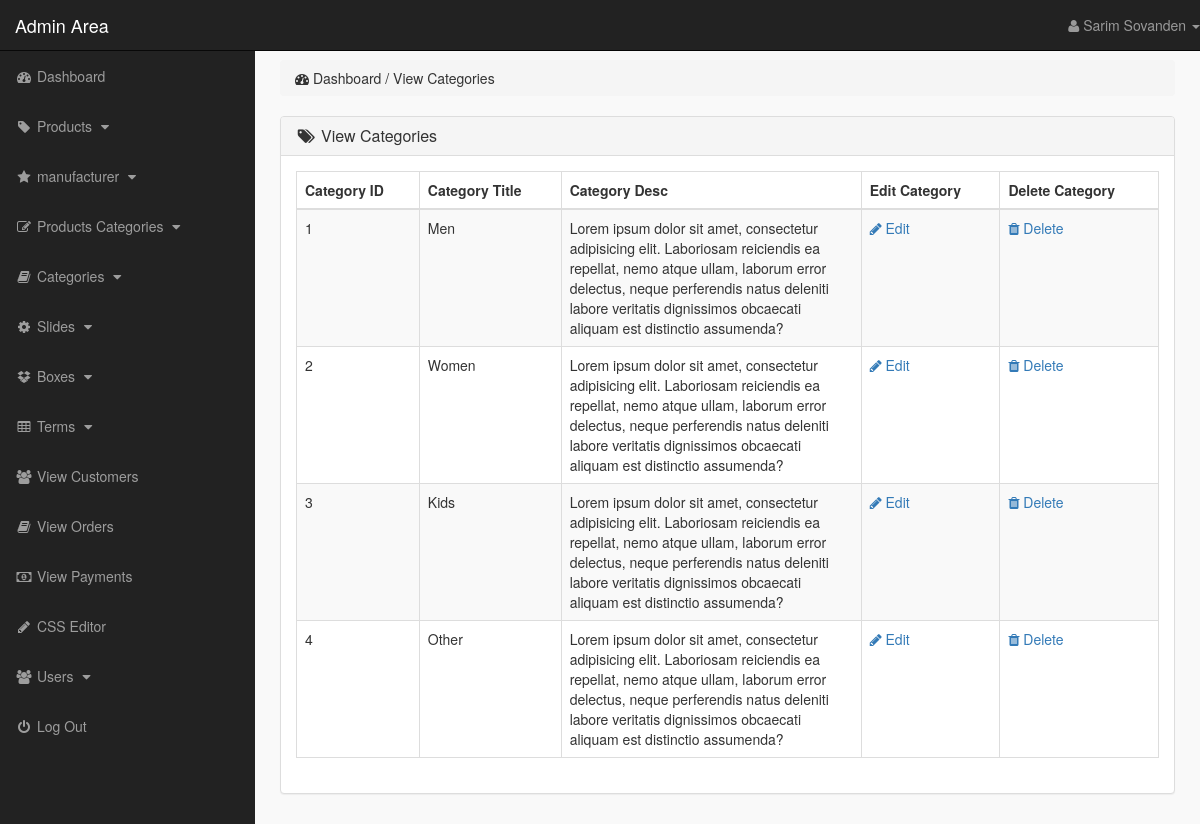
The page /admin_area/index.php?view_cats (signed in) on the database its author committed.
### tables this page shows
CREATE TABLE `categories` (
  `cat_id` int(10) NOT NULL,
  `cat_title` text NOT NULL,
  `cat_desc` text NOT NULL
);

### admin_area/view_cats.php (the view)
<?php
    if(!isset($_SESSION['admin_email'])){
        echo "<script>window.open('login.php','_self')</script>";
    }else{
?>
<div class="row">
    <div class="col-lg-12">
        <ol class="breadcrumb">
            <li>
                <i class="fa fa-dashboard"></i> Dashboard / View Categories
            </li>
        </ol>
    </div>
</div>
<div class="row">
    <div class="col-lg-12">
        <div class="panel panel-default">
            <div class="panel-heading">
                <h3 class="panel-title">
                    <i class="fa fa-tags fa-fw"></i> View Categories
                </h3>
            </div>
            <div class="panel-body">
                <div class="table-responsive">
                    <table class="table table-hover table-striped table-bordered">
                        <thead>
                            <tr>
                                <th> Category ID </th>
                                <th> Category Title </th>
                                <th> Category Desc </th>
                                <th> Edit Category </th>
                                <th> Delete Category </th>
                            </tr>
                        </thead>
                        <tbody>
                            <?php
                                $i=0;
                                $get_cats = "select * from categories";
                                $run_cats = mysqli_query($con,$get_cats);
                                while($row_cats=mysqli_fetch_array($run_cats)){
                                    $cat_id = $row_cats['cat_id'];
                                    $cat_title = $row_cats['cat_title'];
                                    $cat_desc = $row_cats['cat_desc'];
                                    $i++;
                            ?>
                            <tr>
                                <td> <?php echo $i; ?> </td>
                                <td> <?php echo $cat_title; ?> </td>
                                <td width="300"> <?php echo $cat_desc; ?> </td>
                                <td>
                                    <a href="index.php?edit_cat= <?php echo $cat_id; ?> ">
                                        <i class="fa fa-pencil"></i> Edit
                                    </a>
                                </td>
                                <td>
                                    <a href="index.php?delete_cat= <?php echo $cat_id; ?> ">
                                        <i class="fa fa-trash"></i> Delete
                                    </a>
                                </td>
                            </tr>
                            <?php } ?>
                        </tbody>
                    </table>
                </div>
            </div>
        </div>
    </div>
</div>
<?php } ?>

### admin_area/includes/sidebar.php (shortened to what this page needs)
<?php
    if(!isset($_SESSION['admin_email'])){
        echo "<script>window.open('login.php','_self')</script>";
    }else{
?>
<nav class="navbar navbar-inverse navbar-fixed-top">
    <div class="navbar-header">
        <a href="index.php?dashboard" class="navbar-brand">Admin Area</a>
    </div>
    <ul class="nav navbar-right top-nav">
        <li class="dropdown">
            <a href="#" class="dropdown-toggle" data-toggle="dropdown">
                <i class="fa fa-user"></i> <?php echo $admin_name;  ?> <b class="caret"></b>
            </a>
        </li>
    </ul>
    <div class="collapse navbar-collapse navbar-ex1-collapse">
        <ul class="nav navbar-nav side-nav">
            <li>
                <a href="index.php?dashboard">
                    <i class="fa fa-fw fa-dashboard"></i> Dashboard
                </a>
            </li>
            <li>
                <a href="#" data-toggle="collapse" data-target="#products">
                    <i class="fa fa-fw fa-tag"></i> Products
                    <i class="fa fa-fw fa-caret-down"></i>
                </a>
            </li>
            <li>
                <a href="#" data-toggle="collapse" data-target="#manufacturer">
                    <i class="fa fa-fw fa-star"></i> manufacturer
                    <i class="fa fa-fw fa-caret-down"></i>
                </a>
            </li>
            <li>
                <a href="#" data-toggle="collapse" data-target="#p_cat">
                    <i class="fa fa-fw fa-edit"></i> Products Categories
                    <i class="fa fa-fw fa-caret-down"></i>
                </a>
            </li>
            <li>
                <a href="#" data-toggle="collapse" data-target="#cat">
                    <i class="fa fa-fw fa-book"></i> Categories
                    <i class="fa fa-fw fa-caret-down"></i>
                </a>
            </li>
            <li>
                <a href="#" data-toggle="collapse" data-target="#slides">
                    <i class="fa fa-fw fa-gear"></i> Slides
                    <i class="fa fa-fw fa-caret-down"></i>
                </a>
            </li>
            <li>
                <a href="#" data-toggle="collapse" data-target="#boxes">
                    <i class="fa fa-fw fa-dropbox"></i> Boxes
                    <i class="fa fa-fw fa-caret-down"></i>
                </a>
            </li>
            <li>
                <a href="#" data-toggle="collapse" data-target="#terms">
                    <i class="fa fa-fw fa-table"></i> Terms
                    <i class="fa fa-fw fa-caret-down"></i>
                </a>
            </li>
            <li>
                <a href="index.php?view_customers">
                    <i class="fa fa-fw fa-users"></i> View Customers
                </a>
            </li>
            <li>
                <a href="index.php?view_orders">
                    <i class="fa fa-fw fa-book"></i> View Orders
                </a>
            </li>
            <li>
                <a href="index.php?view_payments">
                    <i class="fa fa-fw fa-money"></i> View Payments
                </a>
            </li>
            <li>
                <a href="index.php?edit_css">
                    <i class="fa fa-fw fa-pencil"></i> CSS Editor
                </a>
            </li>
            <li>
                <a href="#" data-toggle="collapse" data-target="#users">
                    <i class="fa fa-fw fa-users"></i> Users
                    <i class="fa fa-fw fa-caret-down"></i>
                </a>
            </li>
            <li>
                <a href="logout.php">
                    <i class="fa fa-fw fa-power-off"></i> Log Out
                </a>
            </li>
        </ul>
    </div>
</nav>
<?php } ?>

### admin_area/css/style.css (style rules this page uses)
body { margin-top: 100px; }
@media (min-width: 768px) { body { margin-top: 50px; } }
.top-nav > li > a { color: #999999; line-height: 20px; padding-top: 15px; padding-bottom: 15px; }
@media (min-width: 768px) { .side-nav { position: fixed; top: 51px; bottom: 0; width: 255px; overflow-y: auto; overflow-x: hidden; background-color: #222222; padding-bottom: 40px; border-radius: 0; } }
@media (min-width: 768px) { .side-nav > li > a { width: 255px; } }
.panel-body { border-radius: 5px; }

### rows shown on the page
categories: cat_title "Men", cat_desc "Lorem ipsum dolor sit amet, consectetur adipisicing elit. Laboriosam reiciendis ea repellat, nemo atque ullam, laborum error delectus, neque perferendis natus deleniti labore veritatis dignissimos obcaecati aliquam est distinctio assumenda?"
categories: cat_title "Women", cat_desc "Lorem ipsum dolor sit amet, consectetur adipisicing elit. Laboriosam reiciendis ea repellat, nemo atque ullam, laborum error delectus, neque perferendis natus deleniti labore veritatis dignissimos obcaecati aliquam est distinctio assumenda?"
categories: cat_title "Kids", cat_desc "Lorem ipsum dolor sit amet, consectetur adipisicing elit. Laboriosam reiciendis ea repellat, nemo atque ullam, laborum error delectus, neque perferendis natus deleniti labore veritatis dignissimos obcaecati aliquam est distinctio assumenda?"
categories: cat_title "Other", cat_desc "Lorem ipsum dolor sit amet, consectetur adipisicing elit. Laboriosam reiciendis ea repellat, nemo atque ullam, laborum error delectus, neque perferendis natus deleniti labore veritatis dignissimos obcaecati aliquam est distinctio assumenda?"

### other values the page prints
$admin_name "Sarim Sovanden"
